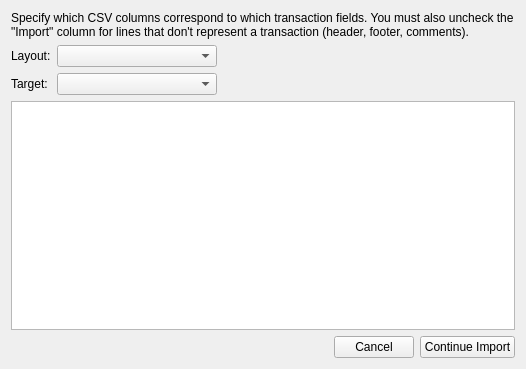
<?xml version="1.0" encoding="UTF-8"?>
<ui version="4.0">
 <class>CSVOptionsWindow</class>
 <widget class="QWidget" name="CSVOptionsWindow">
  <property name="geometry">
   <rect>
    <x>0</x>
    <y>0</y>
    <width>526</width>
    <height>369</height>
   </rect>
  </property>
  <property name="windowTitle">
   <string>CSV Options</string>
  </property>
  <layout class="QVBoxLayout" name="verticalLayout">
   <item>
    <widget class="QLabel" name="label">
     <property name="text">
      <string>Specify which CSV columns correspond to which transaction fields. You must also uncheck the &quot;Import&quot; column for lines that don't represent a transaction (header, footer, comments).</string>
     </property>
     <property name="wordWrap">
      <bool>true</bool>
     </property>
    </widget>
   </item>
   <item>
    <layout class="QGridLayout" name="gridLayout">
     <item row="0" column="0">
      <widget class="QLabel" name="label_2">
       <property name="text">
        <string>Layout:</string>
       </property>
      </widget>
     </item>
     <item row="0" column="1">
      <widget class="QComboBox" name="layoutComboBox">
       <property name="minimumSize">
        <size>
         <width>160</width>
         <height>0</height>
        </size>
       </property>
      </widget>
     </item>
     <item row="1" column="0">
      <widget class="QLabel" name="label_3">
       <property name="text">
        <string>Target:</string>
       </property>
      </widget>
     </item>
     <item row="1" column="1">
      <widget class="QComboBox" name="targetComboBox"/>
     </item>
     <item row="0" column="2">
      <spacer name="horizontalSpacer">
       <property name="orientation">
        <enum>Qt::Horizontal</enum>
       </property>
       <property name="sizeHint" stdset="0">
        <size>
         <width>40</width>
         <height>20</height>
        </size>
       </property>
      </spacer>
     </item>
    </layout>
   </item>
   <item>
    <widget class="QTableView" name="tableView">
     <property name="editTriggers">
      <set>QAbstractItemView::NoEditTriggers</set>
     </property>
     <property name="selectionBehavior">
      <enum>QAbstractItemView::SelectRows</enum>
     </property>
     <property name="showGrid">
      <bool>false</bool>
     </property>
     <attribute name="horizontalHeaderHighlightSections">
      <bool>false</bool>
     </attribute>
     <attribute name="verticalHeaderVisible">
      <bool>false</bool>
     </attribute>
     <attribute name="verticalHeaderDefaultSectionSize">
      <number>18</number>
     </attribute>
    </widget>
   </item>
   <item>
    <layout class="QHBoxLayout" name="horizontalLayout">
     <item>
      <spacer name="horizontalSpacer_2">
       <property name="orientation">
        <enum>Qt::Horizontal</enum>
       </property>
       <property name="sizeHint" stdset="0">
        <size>
         <width>40</width>
         <height>20</height>
        </size>
       </property>
      </spacer>
     </item>
     <item>
      <widget class="QPushButton" name="cancelButton">
       <property name="text">
        <string>Cancel</string>
       </property>
      </widget>
     </item>
     <item>
      <widget class="QPushButton" name="continueButton">
       <property name="text">
        <string>Continue Import</string>
       </property>
      </widget>
     </item>
    </layout>
   </item>
  </layout>
 </widget>
 <resources/>
 <connections/>
</ui>
